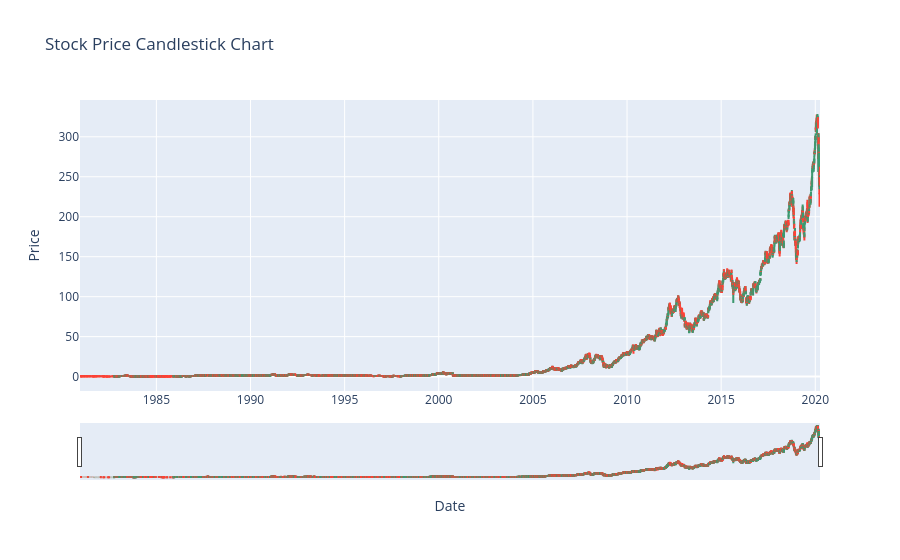

Here is the notebook cell this chart was saved with:
### Code cell
# ==========================================
# 2. EXPLORATORY DATA ANALYSIS (EDA)
# ==========================================
# Line Chart for overall trend
plt.figure(figsize=(12, 6))
plt.plot(df['Date'], df['Close'], color='blue', label='Closing Price')
plt.title('Stock Closing Price Over Time')
plt.xlabel('Date')
plt.ylabel('Price')
plt.legend()
plt.show()

# Candlestick Chart for OHLC volatility
fig = go.Figure(data=[go.Candlestick(x=df['Date'],
                open=df['Open'], high=df['High'],
                low=df['Low'], close=df['Close'])])
fig.update_layout(title='Stock Price Candlestick Chart', xaxis_title='Date', yaxis_title='Price')
fig.show()

### Figure 1 — Plotly figure (JSON) as saved in the notebook; plotly's stock layout.template omitted (floating-point values rounded to 4 significant figures; data arrays with more than 128 entries replaced by an {"elided": "..."} marker saying what was removed)
{"data": [{"close": {"elided": "9909 float values"}, "high": {"elided": "9909 float values"}, "low": {"elided": "9909 float values"}, "open": {"elided": "9909 float values"}, "type": "candlestick", "x": {"elided": "9909 str values"}}], "layout": {"title": {"text": "Stock Price Candlestick Chart"}, "xaxis": {"title": {"text": "Date"}}, "yaxis": {"title": {"text": "Price"}}}}
